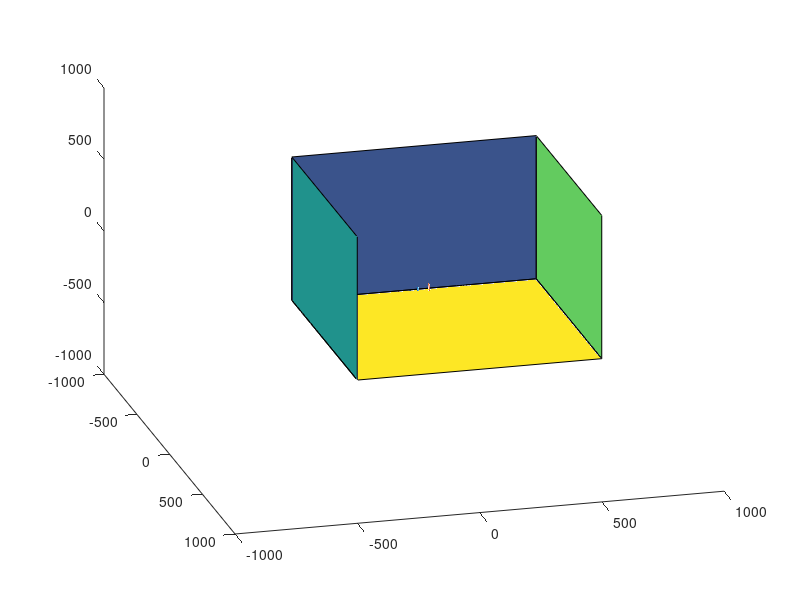

Reproduce this figure in MATLAB. (Note: this script raises an error after producing the figure.)
% Fill this script in with your position tracking, force computation,
% and graphics for the virtual environment

close all

%% Run on hardware or simulation
hardwareFlag = false;

%% Plot end effector in environment
global qs % configuration (NOTE: This is only 3 angles now)
global posEE % position of end effectr

figClosed = 0;
qs = [0,0,0]; % initialize robot to zero pose
posEE = [0,0,0];  % initialize position of end effector

hold on; scatter3(0, 0, 0, 'kx', 'Linewidth', 1); % plot origin
h1 = scatter3(0, 0, 0, 500,'r.'); % plot end effector position
h2 = quiver3(0, 0, 0, 0, 0, 0, 'b'); % plot output force
if ~hardwareFlag
    h_fig = figure(1);
    set(h_fig, 'Name','Haptic environment: Close figure to quit.' ,'KeyPressFcn', @(h_obj, evt) keyPressFcn(h_obj, evt));
end

%% Create Environment here:
%%%%%%%%%%%%%%%%%%%%%%%%%%%%%%%%%%%%%%%%%%%%%%%%%%%%%%%%%%%%%%%%%%%%%%%%%%%
% Create static objects and interactive objects in their initial state

% Create a flat box with the base of the robot situated at 0,0,0. 

% define a length of the size of the cube 
s = 1000; 

% define the points on our cube 
p1 = [0,-s/2, s];
p2 = [0,s/2, s]; 
p3 = [s, s/2, s];
p4 = [s,-s/2, s];
p5 = [0,-s/2, 0];
p6 = [0,s/2, 0];
p7 = [s,s/2, 0];
p8 = [s,-s/2, 0];

%Back wall  
xBackWall = [p1(1) p2(1) p6(1) p5(1)];
yBackWall = [p1(2) p2(2) p6(2) p5(2)];
zBackWall = [p1(3) p2(3) p6(3) p5(3)];
fill3(xBackWall, yBackWall, zBackWall, 1);

%Left wall 
xLeftWall = [p1(1) p5(1) p8(1) p4(1)];
yLeftWall = [p1(2) p5(2) p8(2) p4(2)];
zLeftWall = [p1(3) p5(3) p8(3) p4(3)];
fill3(xLeftWall, yLeftWall, zLeftWall, 2);

%Right Wall 
xRightWall = [p2(1) p3(1) p7(1) p6(1)];
yRightWall = [p2(2) p3(2) p7(2) p6(2)];
zRightWall = [p2(3) p3(3) p7(3) p6(3)];
fill3(xRightWall, yRightWall, zRightWall, 3);

%Floor  
xFloor = [p5(1) p6(1) p7(1) p8(1)];
yFloor = [p5(2) p6(2) p7(2) p8(2)];
zFloor = [p5(3) p6(3) p7(3) p8(3)];
fill3(xFloor, yFloor, zFloor, 4);

%

% Example of a flat plane
%hFloor = fill3([200 200 200 200], [-300 -300 300 300], [-300 300 300 -300], [0.7 0 0], 'facealpha', 0.3);

hold off;
%%%%%%%%%%%%%%%%%%%%%%%%%%%%%%%%%%%%%%%%%%%%%%%%%%%%%%%%%%%%%%%%%%%%%%%%%%%

% set camera properties
axis([-1000 1000 -1000 1000 -1000 1000]);
view([75,30]);

i = 0; frameSkip = 3; % plotting variable - set how often plot updates
while(1)
    %% Read potentiometer values, convert to angles and end effector location
    if hardwareFlag
        qs = lynxGetAngles();
    end
    
    %% Calculate current end effector position
    %%%%%%%%%%%%%%%%%%%%%%%%%%%%%%%%%%%%%%%%%%%%%%%%%%%%%%%%%%%%%%%%%%%%%%%
    posEE = computeEEposition();
    %%%%%%%%%%%%%%%%%%%%%%%%%%%%%%%%%%%%%%%%%%%%%%%%%%%%%%%%%%%%%%%%%%%%%%%
    
    %% Calculate desired force based on current end effector position
    % Check for collisions with objects in the environment and compute the total force on the end effector
    %%%%%%%%%%%%%%%%%%%%%%%%%%%%%%%%%%%%%%%%%%%%%%%%%%%%%%%%%%%%%%%%%%%%%%%
    F = computeForces();
    %%%%%%%%%%%%%%%%%%%%%%%%%%%%%%%%%%%%%%%%%%%%%%%%%%%%%%%%%%%%%%%%%%%%%%%
    
    %% Plot Environment
    if i == 0
        figClosed = drawLynx(h1, h2, F);
        
        %%%%%%%%%%%%%%%%%%%%%%%%%%%%%%%%%%%%%%%%%%%%%%%%%%%%%%%%%%%%%%%%%%%%%%%
        % Set handles for interactive objects you make here
        
        %%%%%%%%%%%%%%%%%%%%%%%%%%%%%%%%%%%%%%%%%%%%%%%%%%%%%%%%%%%%%%%%%%%%%%%
		
        drawnow
    end
    
    %%%%%%%%%%%%%%%%%%%%%%%%%%%%%%%%%%%%%%%%%%%%%%%%%%%%%%%%%%%%
    %% Compute torques from forces and convert to currents for servos
    Tau = computeTorques(F);
    %%%%%%%%%%%%%%%%%%%%%%%%%%%%%%%%%%%%%%%%%%%%%%%%%%%%%%%%%%%%
    
    if hardwareFlag
        if figClosed % quit by closing the figure
            lynxDCTorquePhysical(0,0,0,0,0,0);
            return;
        else
            currents = torquesToCurrents(Tau);
            lynxDCTorquePhysical(currents(1),currents(2),currents(3),0,0,0);
        end
    end
    
    if (figClosed) % quit by closing the figure
        return;
    end
    
    %% Debugging
    %[posEE, qs, F', Tau']
    i = mod(i+1, frameSkip);
end